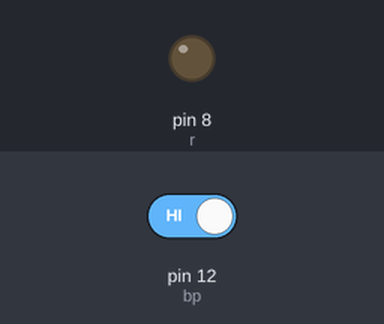
Recording of a sketch running on a simulated Arduino Uno, built with avr-gcc and run on an emulated ATmega328P. On the bench: output pins drawn as LEDs (lit = HIGH). The test bench sets the inputs (shaded band); at power-on: pin 12 (bp) HIGH. What the sketch prints to the serial monitor is not drawn.

Above: at 1.2 s.
1.3 s: pin 12 (bp) driven LOW
At 2.3 s:
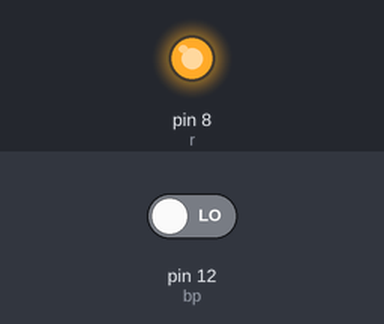
2.8 s: pin 12 (bp) driven HIGH
At 3.5 s:
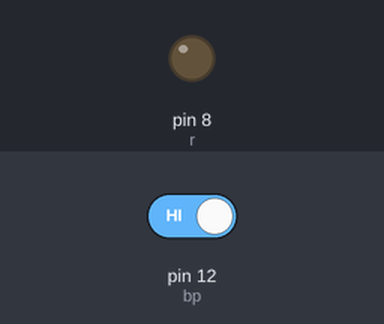
Timing chart, 0 to 5.8 s (numbered marks = the images above; inputs shaded):
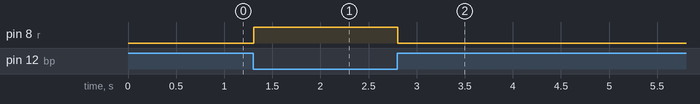

Measured:
- after the input at 1.3 s, pin 8 (r): LOW → HIGH at once
- after the input at 2.8 s, pin 8 (r): HIGH → LOW at once

The sketch:

bigpros.ino
```cpp
int r=8;
int bp=12;
int br;
void setup() {
Serial.begin(9600);
pinMode(r,OUTPUT);
pinMode(bp,INPUT);
}

void loop() {
br=digitalRead(bp);
Serial.println(br);
if (br==0){
  digitalWrite(r,HIGH);
}
if (br==1){
  digitalWrite(r,LOW);
}
}
```
